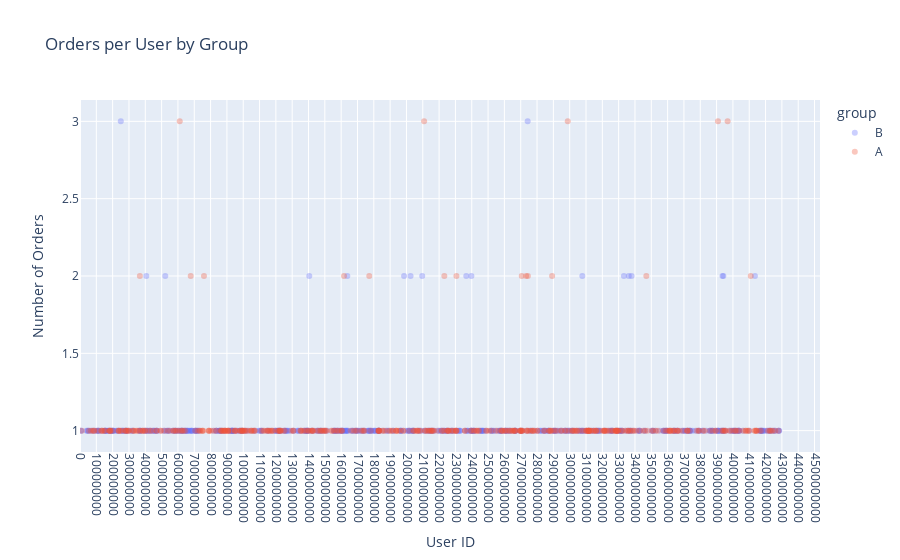

The code cell stored with this chart in its notebook:
### Code cell
fig = px.scatter(df_orders_per_user_group, x="visitorid", y="orders", color="group", opacity=0.33, title="Orders per User by Group",
                 labels={"orders": "Number of Orders", "visitorid": "User ID"})
fig.update_xaxes(dtick=100000000, tickformat="d", tickangle=90, rangemode='tozero')
fig.show()

### Figure 1 — Plotly figure (JSON) as saved in the notebook; plotly's stock layout.template omitted (floating-point values rounded to 4 significant figures; data arrays with more than 128 entries replaced by an {"elided": "..."} marker saying what was removed)
{"data": [{"hovertemplate": "group=B<br>User ID=%{x}<br>Number of Orders=%{y}<extra></extra>", "legendgroup": "B", "marker": {"color": "#636efa", "opacity": 0.33, "symbol": "circle"}, "mode": "markers", "name": "B", "orientation": "v", "showlegend": true, "type": "scatter", "x": {"elided": "528 int values"}, "xaxis": "x", "y": {"elided": "528 int values"}, "yaxis": "y"}, {"hovertemplate": "group=A<br>User ID=%{x}<br>Number of Orders=%{y}<extra></extra>", "legendgroup": "A", "marker": {"color": "#EF553B", "opacity": 0.33, "symbol": "circle"}, "mode": "markers", "name": "A", "orientation": "v", "showlegend": true, "type": "scatter", "x": {"elided": "445 int values"}, "xaxis": "x", "y": {"elided": "445 int values"}, "yaxis": "y"}], "layout": {"legend": {"title": {"text": "group"}, "tracegroupgap": 0}, "title": {"text": "Orders per User by Group"}, "xaxis": {"anchor": "y", "domain": [0, 1], "dtick": 100000000, "rangemode": "tozero", "tickangle": 90, "tickformat": "d", "title": {"text": "User ID"}}, "yaxis": {"anchor": "x", "domain": [0, 1], "title": {"text": "Number of Orders"}}}}
